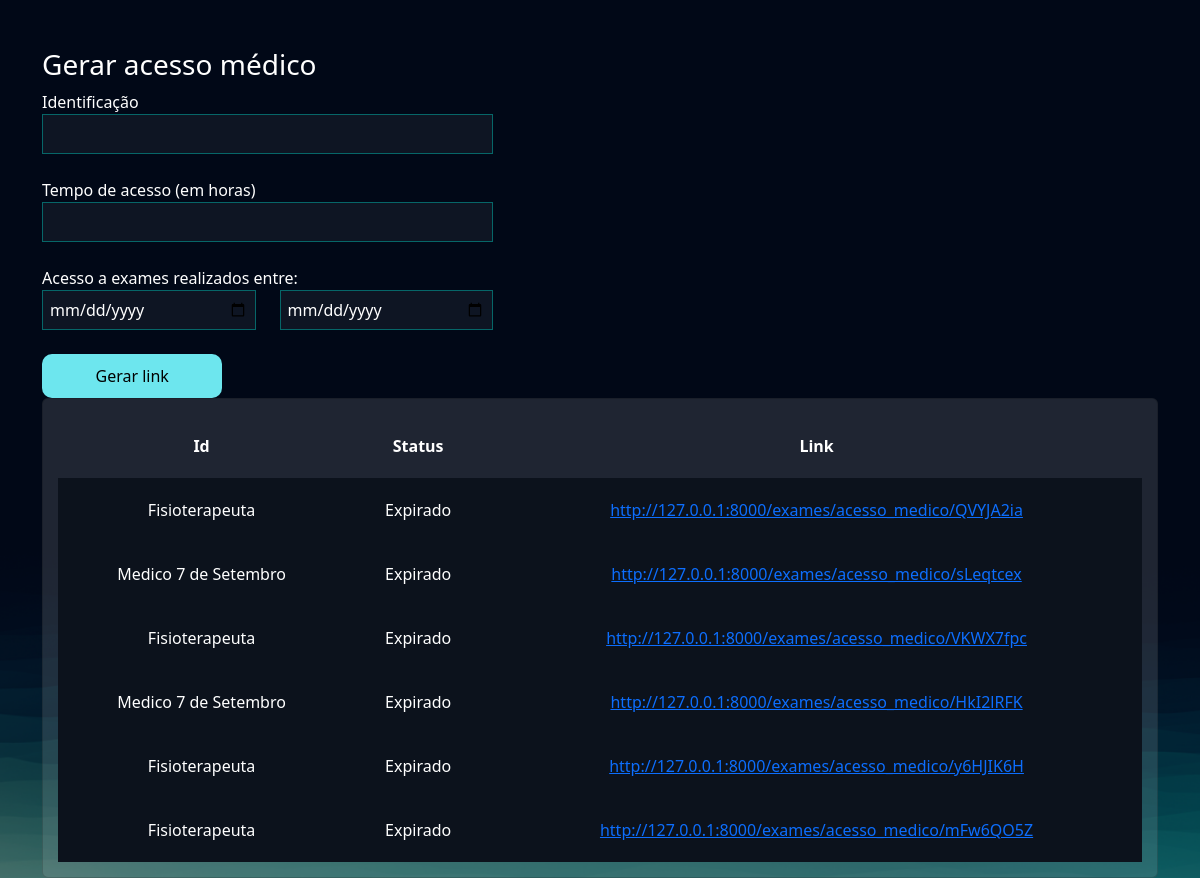
Before: /exames/gerar_acesso_medico/ (signed in) with the older database file.
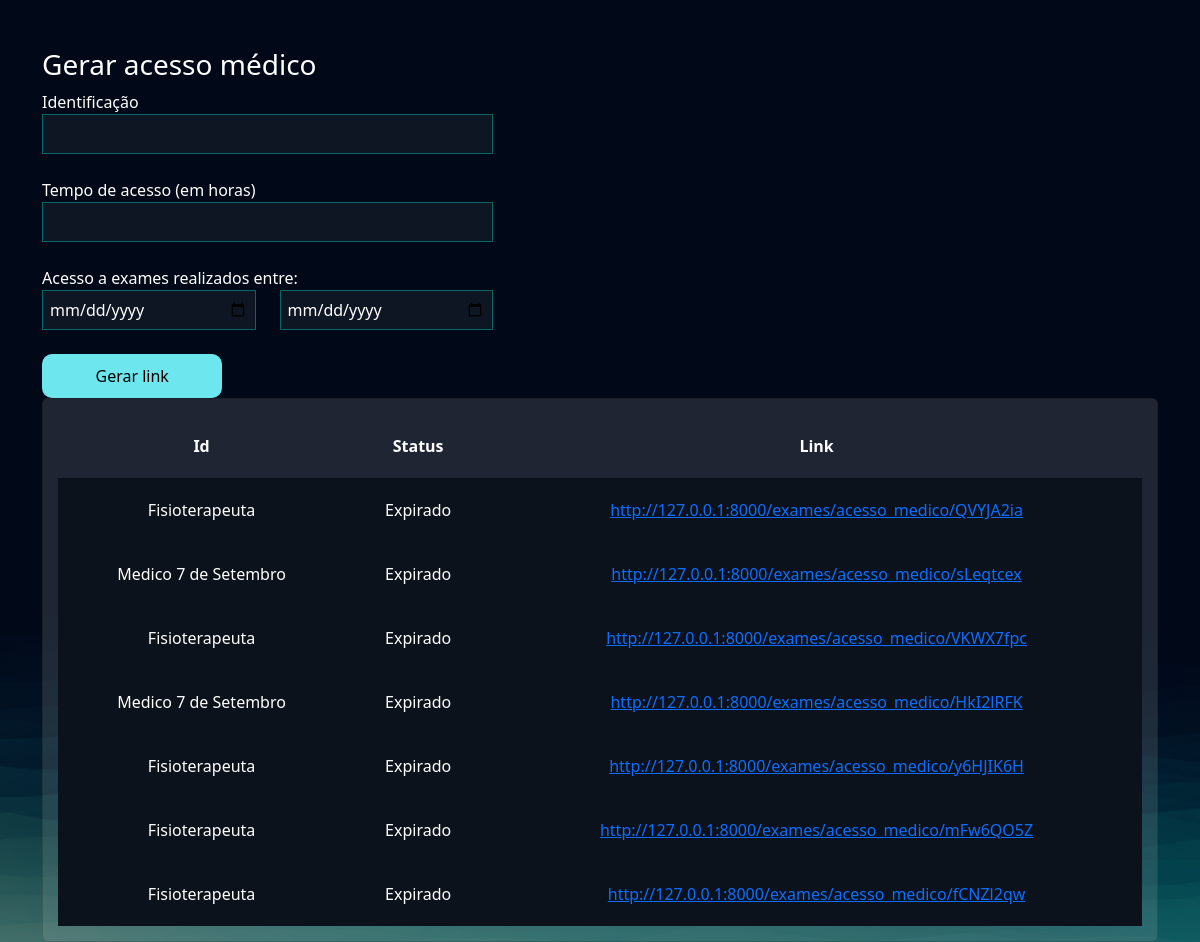
After: the same page with the newer database file.
### exames/models.py (models this page shows, shortened)
class AcessoMedico(models.Model):
    usuario = models.ForeignKey(User, on_delete=models.DO_NOTHING)
    identificacao = models.CharField(max_length=50)
    tempo_de_acesso = models.IntegerField() # Em horas
    criado_em = models.DateTimeField()
    data_exames_iniciais = models.DateField()
    data_exames_finais = models.DateField()
    token = models.CharField(max_length=20, null=True, blank=True)
    @property
    def status(self):
        if timezone.now() > (self.criado_em + timedelta(hours=self.tempo_de_acesso)):
            return 'Expirado'
        else:
            return 'Ativo'
    @property
    def url(self):
        return f'http://127.0.0.1:8000/exames/acesso_medico/{self.token}'

### exames/views.py (the view, shortened to what this page needs)
# urls.py: path('gerar_acesso_medico/', views.gerar_acesso_medico, name="gerar_acesso_medico"),
@login_required
def gerar_acesso_medico(request):
    if request.method == "GET":
        acessos_medicos = AcessoMedico.objects.filter(usuario=request.user)
        return render(request, 'gerar_acesso_medico.html', {'acessos_medicos': acessos_medicos})

### exames/templates/gerar_acesso_medico.html (shortened to what this page needs)
{% extends "bases/base.html" %}
{% load static %}
{% block 'head' %}
<link href="{% static 'exames/css/css.css' %}" rel="stylesheet">
<link href="{% static 'exames/css/gerenciar_pedidos.css' %}" rel="stylesheet">
{% endblock 'head' %}
{% block 'conteudo' %}
<br>
<br>
<div class="container">
    <div class="row">
        <div class="col-md-5">
            <h3>Gerar acesso médico</h3>
            <form action="{% url 'gerar_acesso_medico' %}" method="POST">
                <label for="">Identificação</label>
                <br>
                <input style="width: 100%" type="text" name="identificacao" id="" class="input-default">
                <br>
                <br>
                <label for="">Tempo de acesso (em horas)</label>
                <br>
                <input style="width: 100%" type="number" name="tempo_de_acesso" id="" class="input-default">
                <br>
                <br>
                <div class="row">
                    <label for="">Acesso a exames realizados entre:</label>
                    <div class="col-md">
                        <input style="width: 100%" type="date" name="data_exame_inicial" id="" class="input-default">
                    </div>
                    <div class="col-md">
                        <input style="width: 100%" type="date" name="data_exame_final" id="" class="input-default">
                        <br>
                        <br>
                    </div>
                </div>
                <input style="width: 40%" type="submit" class="btn-default" value="Gerar link">
            </form>
        </div>
        <div class="col-md">
            <div class="card">
                <table style="text-align: center">
                    <tr>
                        <th>Id</th>
                        <th>Status</th>
                        <th>Link</th>
                    </tr>
                {% for acesso in acessos_medicos %}
                    <tr class="linha-tabela">
                        <td>{{acesso.identificacao}}</td>
                        <td>{{acesso.status}}</td>
                        <td><a href="{{acesso.url}}">{{acesso.url}}</a></td>
                    </tr>
                {% endfor %}
                </table>
            </div>
        </div>
    </div>
</div>
{% endblock 'conteudo' %}

Changed rows visible on the page:
added AcessoMedico: identificacao "Fisioterapeuta", status "Expirado", url "http://127.0.0.1:8000/exames/acesso_medico/fCNZl2qw"
